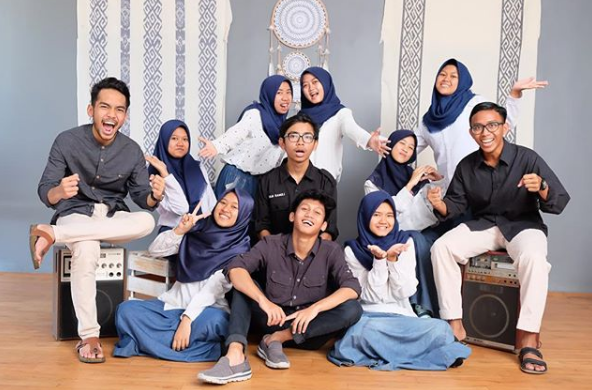
#> input picture foto.png, 592 x 390 px
$ python deteksi_wajah.py
#> lines starting #> are read from the running program, lines starting #| are printed output that depends on the picture; after the words box and inside, x2 and y2 are one past the last pixel; in counts of white or black regions, pixels touching at a corner belong together
import numpy as np
import cv2 as cv

wajah=cv.CascadeClassifier('haarcascade_frontalface_default.xml')
img=cv.imread('foto.png')
#> img is the input picture: shape (390, 592, 3); mean B, G, R 146.1, 144.9, 156.7
img_gray=cv.cvtColor(img,cv.COLOR_BGR2GRAY)
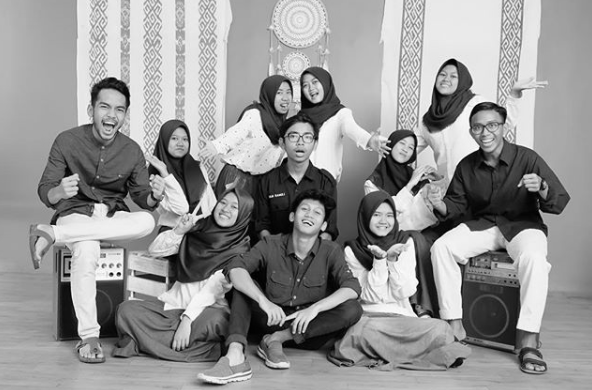
#> img_gray: shape (390, 592); min 0, max 254, mean 148.6

deteksi_wajah=wajah.detectMultiScale(img_gray,1.1,5)
#> deteksi_wajah = [[166, 128, 27, 27], [368, 204, 29, 29], [282, 121, 38, 38], [294, 197, 33, 33], [90, 90, 45, 45], [469, 111, 39, 39]]
font=cv.FONT_HERSHEY_SIMPLEX
jumlah=0

for(x,y,w,h) in deteksi_wajah:
    jumlah=jumlah+1
    cv.putText(img,"Wajah",(x,y-10),font,0.75,(0,0,255),2,cv.LINE_AA)
    cv.rectangle(img,(x,y),(x+w,y+h),(255,0,0),2)
    roi_gray=img_gray[y:y+h,x:x+w]
    roi_color=img[y:y+h,x:x+w]
#> this loop made 6 passes
#> pass 1, `roi_gray=img_gray[y:y+h,x:x+w]`:
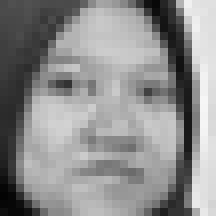
#> roi_gray: shape (27, 27) (shown 8 times larger); min 3, max 246, mean 141.9
#> pass 1, `roi_color=img[y:y+h,x:x+w]`:
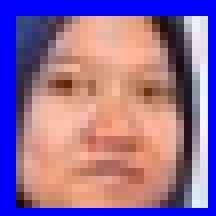
#> roi_color: shape (27, 27, 3) (shown 8 times larger); mean B, G, R 152.8, 108.2, 146.3
#> pass 2, `roi_gray=img_gray[y:y+h,x:x+w]`:
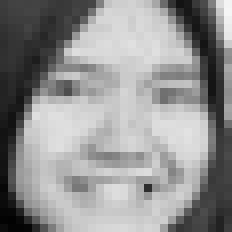
#> roi_gray: shape (29, 29) (shown 8 times larger); min 2, max 245, mean 146.1
#> pass 2, `roi_color=img[y:y+h,x:x+w]`:
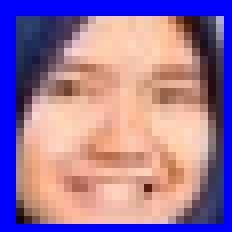
#> roi_color: shape (29, 29, 3) (shown 8 times larger); mean B, G, R 157.5, 118.4, 154.3
#> after the loop:
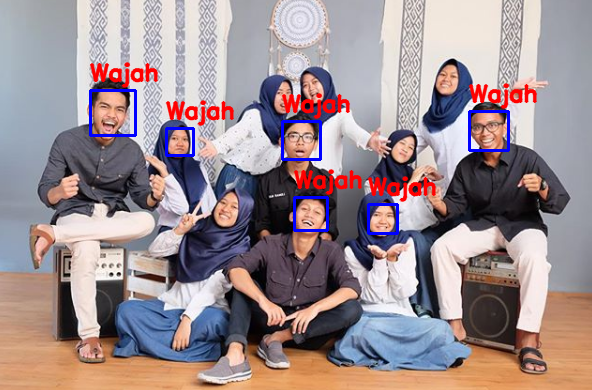
#> img: shape (390, 592, 3); 3.64% of pixels changed, all inside (x1, y1, x2, y2) = (89, 62, 538, 235)
#> after the loop, jumlah = 6

cv.putText(img,"Jumlah wajah ada : "+str(jumlah)+ " buah",(10,30),font,1,(0,0,0),2,cv.LINE_AA)
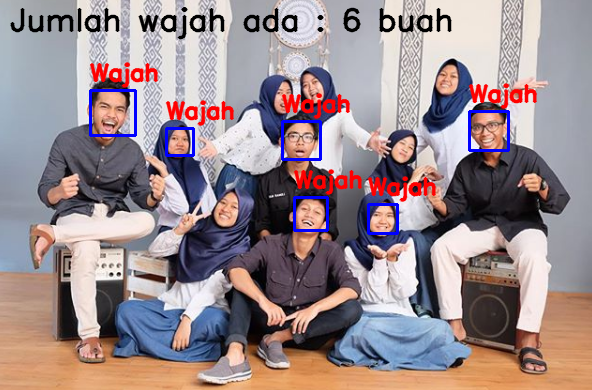
#> img: shape (390, 592, 3); 1.88% of pixels changed, all inside (x1, y1, x2, y2) = (10, 7, 452, 40)
cv.imshow('img',img)
cv.waitKey(0)
cv.destroyAllWindows()

$ run again, with ilham.jpg saved as foto.png
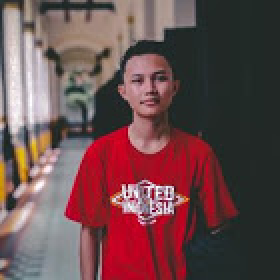
#> input picture ilham.jpg, 140 x 140 px (shown 2 times larger)
#> img is the input picture: shape (140, 140, 3); mean B, G, R 77.6, 75.8, 107.7
#> deteksi_wajah = [[59, 28, 30, 30]]
#> the loop `for(x,y,w,h) in deteksi_wajah:` made 1 pass
#> (x, y, w, h, jumlah) on pass 1: (59, 28, 30, 30, 1)
#> after the loop `for(x,y,w,h) in deteksi_wajah:`:
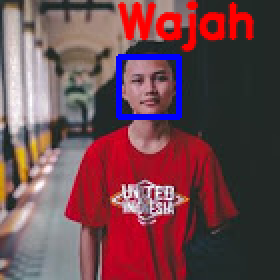
#> img: shape (140, 140, 3) (shown 2 times larger); 6.82% of pixels changed, all inside (x1, y1, x2, y2) = (58, 0, 128, 60)
#> after the loop `for(x,y,w,h) in deteksi_wajah:`: jumlah = 1
#> `cv.putText(img,"Jumlah wajah ada : "+str(jumlah)+ " buah",(10,30),font..`:
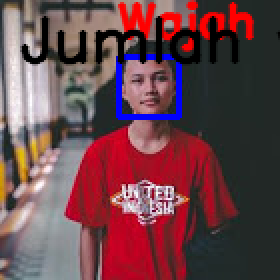
#> img: shape (140, 140, 3) (shown 2 times larger); 6.42% of pixels changed, all inside (x1, y1, x2, y2) = (10, 8, 140, 33)
